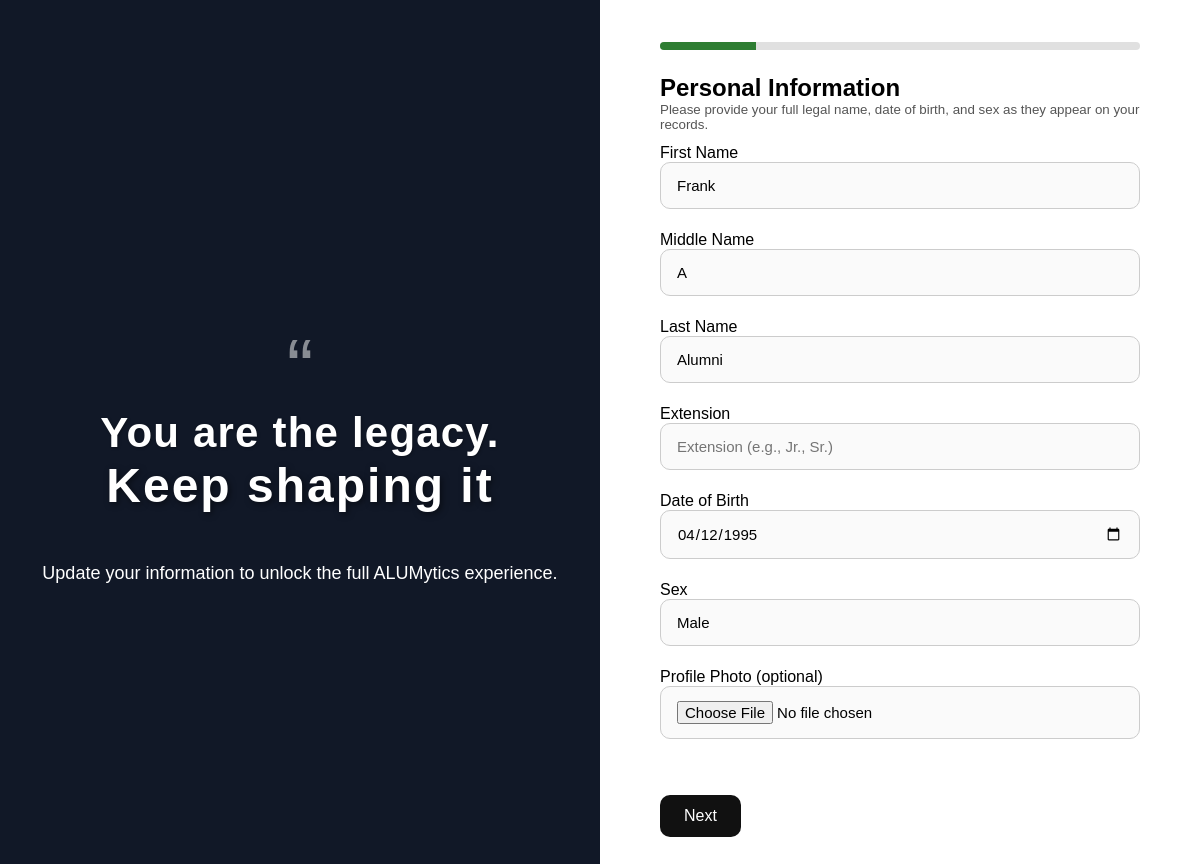
Screenshot of /alumni/update-info-wizard.php (signed in) with the database file from the repository.
### tables this page shows
CREATE TABLE `personal` (
  `id` int(11) NOT NULL,
  `first_name` varchar(255) DEFAULT NULL,
  `middle_name` varchar(255) DEFAULT NULL,
  `last_name` varchar(255) DEFAULT NULL,
  `extension` varchar(50) DEFAULT NULL,
  `sex` enum('male','female') DEFAULT NULL,
  `dob` date DEFAULT NULL,
  `institutional_email` varchar(255) DEFAULT NULL,
  `personal_email` varchar(255) DEFAULT NULL,
  `phone_number` varchar(20) DEFAULT NULL,
  `street_address` text DEFAULT NULL,
  `province` varchar(255) DEFAULT NULL,
  `city` varchar(255) DEFAULT NULL,
  `barangay` varchar(255) DEFAULT NULL,
  `zip_code` varchar(10) DEFAULT NULL,
  `profile_photo` varchar(255) DEFAULT NULL,
  `user_id` int(11) DEFAULT NULL,
  `facebook` varchar(255) DEFAULT NULL,
  `civil_status` varchar(20) DEFAULT NULL
);

### alumni/update-info-wizard.php (the view, shortened to what this page needs)
<?php
$personal = [
  'first_name' => '',
  'middle_name' => '',
  'last_name' => '',
  'extension' => '',
  'dob' => '',
  'sex' => '',
  'institutional_email' => '',
  'personal_email' => '',
  'phone_number' => '',
  'facebook' => '',
  'street_address' => '',
  'province' => '',
  'city' => '',
  'barangay' => '',
  'zip_code' => ''
];
$conn = Database::getInstance()->getConnection();
$stmt = $conn->prepare("SELECT first_name, middle_name, last_name, extension, dob, sex, institutional_email, personal_email, phone_number, facebook, street_address, province, city, barangay, zip_code FROM personal WHERE user_id = ? LIMIT 1");
$stmt->bind_param('i', $_SESSION['user_id']);
$stmt->execute();
$stmt->bind_result($personal['first_name'], $personal['middle_name'], $personal['last_name'], $personal['extension'], $personal['dob'], $personal['sex'], $personal['institutional_email'], $personal['personal_email'], $personal['phone_number'], $personal['facebook'], $personal['street_address'], $personal['province'], $personal['city'], $personal['barangay'], $personal['zip_code']);
?>
<!DOCTYPE html>
<html lang="en">
<head>
    <link rel="stylesheet" href="signup.css">
</head>
<body>
<div class="signup-one-container">
  <div class="left-panel">
    <div class="quote">“</div>
    <h1 class="welcome-text">You are the legacy.</h1>
    <div class="alumytics-text"> Keep shaping it</div>
    <div style="margin-top: 30px; font-size: 18px; font-weight: 500; text-align: center;">Update your information to unlock the full ALUMytics experience.</div>
  </div>
  <div class="right-panel">
    <div style="width:100%;max-width:480px;">
      <div class="wizard-progress"><div class="wizard-progress-bar" id="wizardProgressBar"></div></div>
      <form id="updateWizardForm" autocomplete="off" enctype="multipart/form-data">
        <div class="wizard-step active" data-step="1">
          <h2>Personal Information</h2>
          <small style="display:block;margin-bottom:12px;color:#555;">Please provide your full legal name, date of birth, and sex as they appear on your records.</small>
          <label for="step1_first_name">First Name</label>
          <input type="text" id="step1_first_name" name="first_name" placeholder="First Name" required value="<?php echo htmlspecialchars($personal['first_name'] ?? '', ENT_QUOTES, 'UTF-8'); ?>">
          <label for="step1_middle_name">Middle Name</label>
          <input type="text" id="step1_middle_name" name="middle_name" placeholder="Middle Name" required value="<?php echo htmlspecialchars($personal['middle_name'] ?? '', ENT_QUOTES, 'UTF-8'); ?>">
          <label for="step1_last_name">Last Name</label>
          <input type="text" id="step1_last_name" name="last_name" placeholder="Last Name" required value="<?php echo htmlspecialchars($personal['last_name'] ?? '', ENT_QUOTES, 'UTF-8'); ?>">
          <label for="step1_extension">Extension</label>
          <input type="text" id="step1_extension" name="extension" placeholder="Extension (e.g., Jr., Sr.)" value="<?php echo htmlspecialchars($personal['extension'] ?? '', ENT_QUOTES, 'UTF-8'); ?>">
          <label for="step1_dob">Date of Birth</label>
          <input type="date" id="step1_dob" name="dob" placeholder="Date of Birth" required value="<?php echo htmlspecialchars($personal['dob'] ?? '', ENT_QUOTES, 'UTF-8'); ?>">
          <label for="step1_sex">Sex</label>
          <select id="step1_sex" name="sex" required style="margin-bottom: 22px;">
            <option value="male" <?php if($personal['sex']==='male') echo 'selected'; ?>>Male</option>
          </select>
          <label for="profile_photo">Profile Photo (optional)</label>
          <input type="file" id="profile_photo" name="profile_photo" accept="image/*">
        </div>
        <div class="wizard-nav">
          <button type="button" id="nextBtn">Next</button>
        </div>
      </form>
    </div>
  </div>
</div>
</body>
</html>

### alumni/signup.css (style rules this page uses)
* { margin: 0; padding: 0; box-sizing: border-box; font-family: 'Montserrat', sans-serif; }
html, body { height: auto; min-height: 100vh; }
body { background-color: #f9f9f9; overflow-y: auto; display: flex; align-items: center; justify-content: center; }
.signup-one-container { display: flex; width: 100vw; height: 100vh; min-height: 100vh; max-width: none; background: #ffffff; border-radius: 0; overflow-x: hidden; overflow-y: auto; box-shadow: none; }
.left-panel { flex: 1; min-width: 0; background: #111827; color: #fff; padding: 60px 40px; display: flex; flex-direction: column; justify-content: center; align-items: center; position: relative; }
.welcome-text { font-size: 24px; font-weight: 600; margin-bottom: 0; color: #fff; text-align: center; letter-spacing: 1.2px; text-shadow: 1px 1px 3px rgba(0, 0, 0, 0.3); }
.alumytics-text { font-size: 48px; font-weight: 800; margin-bottom: 20px; color: #fff; text-align: center; letter-spacing: 2px; text-shadow: 2px 2px 6px rgba(0, 0, 0, 0.5); }
.quote { font-size: 80px; line-height: 1; color: rgba(255, 255, 255, 0.5); user-select: none; position: static; }
.left-panel h1 { font-size: 42px; font-weight: 700; line-height: 1.2; z-index: 1; text-align: center; }
.right-panel { flex: 1; min-width: 0; padding: 60px 40px; display: flex; justify-content: center; align-items: center; flex-direction: column; background: #fff; }
.wizard-step input, .wizard-step select { width: 100%; padding: 14px 16px; margin-bottom: 22px; border: 1px solid #ccc; border-radius: 10px; font-size: 15px; box-sizing: border-box; background: #fafafa; }
.wizard-step select { appearance: none; -webkit-appearance: none; -moz-appearance: none; }
.wizard-step button, .wizard-nav button { padding: 12px 24px; background-color: #111111; color: #fff; border: none; border-radius: 10px; font-size: 16px; cursor: pointer; margin-top: 10px; margin-bottom: 10px; transition: background-color 0.3s ease, box-shadow 0.3s ease, transform 0.2s ease; }

### alumni/update-info-wizard.php (style rules this page uses)
.wizard-progress { height: 8px; background: #e0e0e0; border-radius: 4px; margin-bottom: 24px; overflow: hidden; }
.wizard-progress-bar { height: 100%; background: #2e7d32; width: 0; transition: width 0.3s; }
.wizard-step { display: none; }
.wizard-step.active { display: block; }
.wizard-nav { display: flex; justify-content: space-between; margin-top: 24px; }
.signup-one-container { min-height: 100vh; display: flex; }
.right-panel { max-height: 100vh; overflow-y: auto; }
.right-panel > div { padding-bottom: 24px; }

### rows the page displays
personal: first_name "Frank", middle_name "A", last_name "Alumni", dob "04/12/1995", sex "Male"
